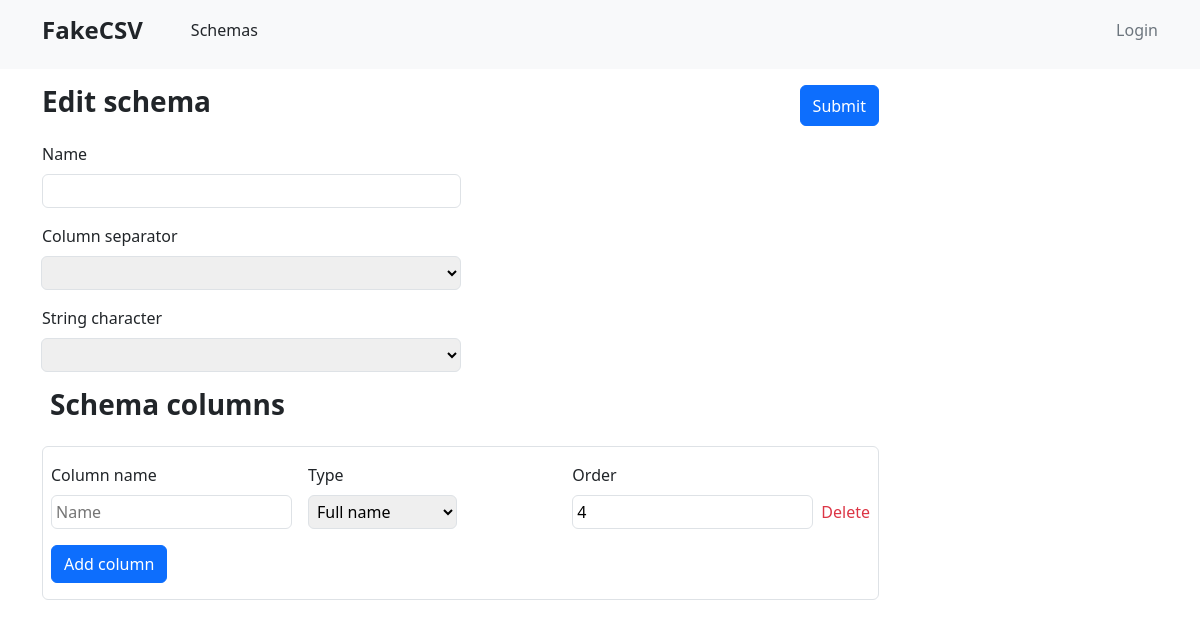
The app's page /data_schemas/edit_schema/150, older data.
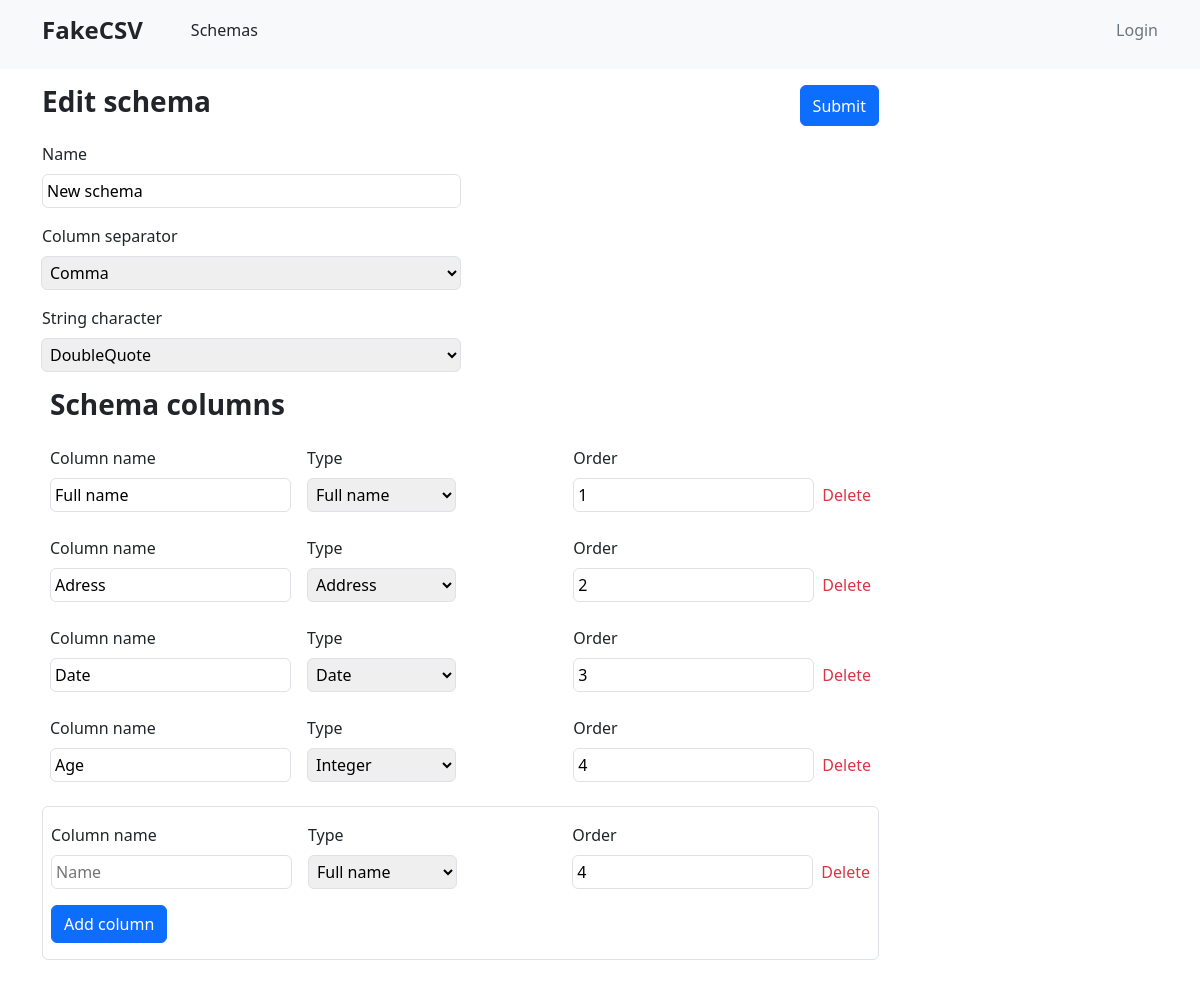
The same page, newer data.
### data_schemas/models.py (models this page shows, shortened)
class Schema(models.Model):
    owner = models.ForeignKey(User, on_delete=models.CASCADE)
    title = models.CharField(max_length=250)
    column_separator = models.CharField(max_length=50)
    string_character = models.CharField(max_length=50)
    created_at = models.DateField(auto_now_add=datetime.datetime.now())
    updated_at = models.DateField(auto_now_add=datetime.datetime.now())

class SchemaColumn(models.Model):
    column_name = models.CharField(max_length=250)
    order = models.IntegerField()
    data_type = models.ForeignKey(DataType, on_delete=models.CASCADE)
    schema = models.ForeignKey(Schema, on_delete=models.CASCADE)
    created_at = models.DateField(auto_now_add=datetime.datetime.now())
    updated_at = models.DateField(auto_now_add=datetime.datetime.now())

class DataType(models.Model):
    column_type = models.CharField(max_length=50)
    def __str__(self):
        return self.column_type

### data_schemas/views.py (the view, shortened to what this page needs)
# urls.py: path('edit_schema/<int:pk>', edit_schema, name='edit_schema')
def edit_schema(request: HttpRequest, pk: int) -> HttpResponse:
    schema = Schema.objects.filter(id=pk).first()
    schema_columns = SchemaColumn.objects.filter(schema=schema).all()
    data_types = DataType.objects.filter().all()
    return render(request, "data_schemas/edit_schema.html", {'schema': schema,
                                                             'schema_columns': schema_columns,
                                                             'data_types': data_types})

### data_schemas/templates/data_schemas/edit_schema.html (shortened to what the changed rows need)
{% extends "base.html" %}
{% block content %}
    <div class="py-3 w-75">
        <form method="post">
            <div class="d-flex flex-column mt-3">
                <div class="d-flex flex-column w-50">
                    <label>Name</label>
                    <input value="{{ schema.title }}" type="text" name="schema_title" id="schema_title" class="border border-muted rounded mt-2 p-1" required/>
                </div>
                <div class="mt-3">
                    <div class="input-group mb-3 d-flex flex-column w-50">
                      <label class="pb-2">Column separator</label>
                      <select type="text" name="schema_column_separator" id="schema_column_separator" class="custom-select p-1 border border-muted rounded" required>
                          <option value="{{ schema.column_separator }}" selected>{{ schema.column_separator }}</option>
                          <option value="Comma">Comma (,)</option>
                      </select>
                    </div>
                </div>
                <div class="">
                    <div class="input-group d-flex flex-column w-50">
                      <label class="pb-2">String character</label>
                      <select type="text" name="schema_string_character" id="schema_string_character" class="custom-select p-1 border border-muted rounded" required>
                          <option value="{{ schema.string_character }}" selected>{{ schema.string_character }}</option>
                          <option value='DoubleQuote'>Double-quote (")</option>
                      </select>
                    </div>
                </div>
            </div>
            <div class="mt-3 px-2" id="columns">
                {% for column in schema_columns %}
                    <div class="d-flex justify-content-between mt-4" id="column-{{ forloop.counter }}">
                    <div class="d-flex flex-row">
                        <div class="d-flex flex-column">
                            <label class="mb-2">Column name</label>
                            <input value="{{ column.column_name }}" type="text"  name="column_name" id="column_name" class="border border-muted rounded p-1 me-3" placeholder="Name"/>
                        </div>
                        <div class="d-flex flex-column">
                            <label class="mb-2">Type</label>
                            <select type="text"  name="column_type" id="column_type" class="custom-select p-1 border border-muted rounded mw-100">
                                <option value="{{ column.data_type }}" selected>{{ column.data_type }}</option>
                              </select>
                        </div>
                    </div>
                    <div class="d-flex flex-row align-items-center">
                        <div class="d-flex flex-column">
                            <label class="mb-2">Order</label>
                            <div class="d-flex flex-row align-items-center">
                                <input value="{{ column.order }}" type="number" name="column_order" id="column_order" class="border border-muted rounded p-1 me-2" value="0"/>
                                <a href="" onclick="deleteColumn(event, 'column-{{ forloop.counter }}')" class="text-decoration-none text-danger">Delete</a>
                            </div>
                        </div>
                    </div>
                </div>
                {% endfor %}
            </div>
        </form>
    </div>
{% endblock %}

Row changes from the older to the newer data that the page shows:
added Schema: schema_title "New schema", schema_column_separator "Comma", schema_string_character "DoubleQuote"
added SchemaColumn: column_name "Full name", column_type "Full name", column_order "1"
added SchemaColumn: column_name "Adress", column_type "Address", column_order "2"
added SchemaColumn: column_name "Date", column_type "Date", column_order "3"
added SchemaColumn: column_name "Age", column_type "Integer", column_order "4"
